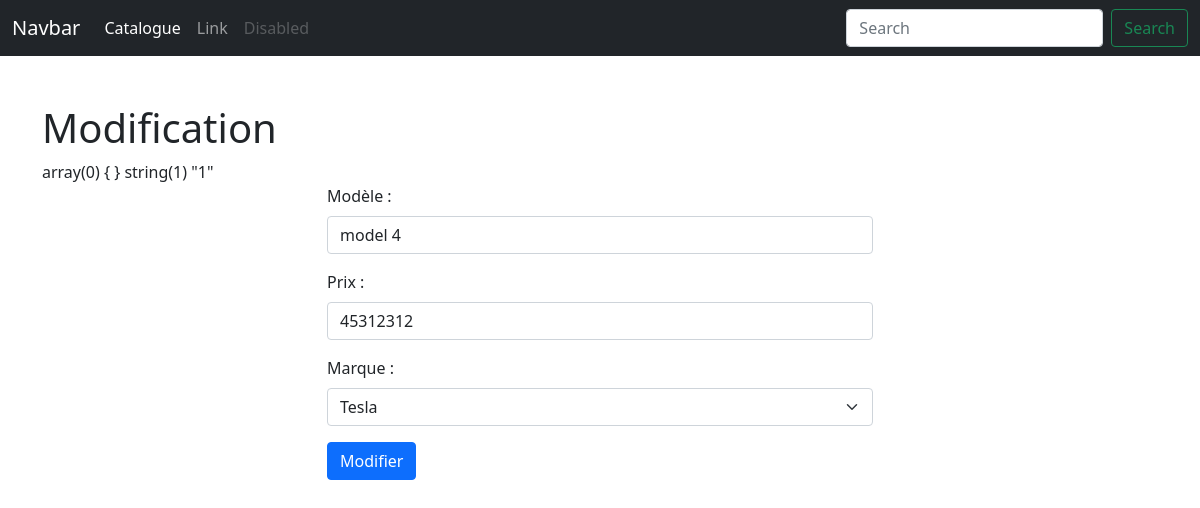
The page /voitures/updateCar/1 on the database its author committed.
### tables this page shows
CREATE TABLE IF NOT EXISTS `voiture` (
  `id` int(11) NOT NULL AUTO_INCREMENT,
  `voit_prix` int(11) NOT NULL,
  `voit_model` varchar(50) NOT NULL,
  `marque_id` int(11) NOT NULL,
  PRIMARY KEY (`id`),
  KEY `marque_id` (`marque_id`),
  CONSTRAINT `voiture_ibfk_1` FOREIGN KEY (`marque_id`) REFERENCES `marque` (`id`)
);

CREATE TABLE IF NOT EXISTS `marque` (
  `id` int(11) NOT NULL AUTO_INCREMENT,
  `marque_nom` varchar(50) NOT NULL,
  PRIMARY KEY (`id`)
);

### app/AbstractController.php (called while the page is built, shortened)
<?php
abstract class AbstractController
{
    public function loadModel(string $model)
    {
        return new $model();
    }
    public function render(string $file, array $data = [])
    {
        extract($data);
        require_once(ROOT . '/views/' . strtolower(get_class($this)) . '/' . $file . '.php');
        require_once(ROOT . '/views/layout/default.php');
    }
}

### controllers/Voitures.php (called while the page is built, shortened)
<?php
class Voitures extends AbstractController
{
    public function updateCar($id)
    {
        $formError = [];
        $success = '';
        $car = $this->loadModel('Voiture');
        $brand = $this->loadModel('Marque');
        $allBrand = $brand->getAll();
        $oneCar = $car->getOneCarById($id);
        $this->render('updateCar', [
            'voiture' => $oneCar,
            'marques' => $allBrand,
            'error' => $formError,
            'success' => $success
        ]);
    }
}

### app/Model.php (called while the page is built, shortened)
<?php
abstract class Model
{
    private string $host = 'localhost:3306';
    private string $user = 'root';
    private string $password = 'root';
    private string $dbname = 'garage';
    protected $_con;
    public string $table;
    public function getConnection()
    {
        $this->_con = null;
        try {
            $this->_con = new PDO('mysql:host=' . $this->host . ';dbname=' . $this->dbname, $this->user, $this->password);
            $this->_con->exec('set names utf8');
        } catch (PDOException $exception) {
            echo 'Erreur :' . $exception->getMessage();
        }
    }
    public function getAll() {
        $query = 'SELECT * FROM ' . $this->table;
        $result = $this->_con->prepare($query);
        $result->execute();
        return $result->fetchAll(PDO::FETCH_OBJ);
    }
}

### model/Voiture.php (called while the page is built, shortened)
<?php
class Voiture extends VoituresEntity
{
    public function __construct()
    {
        $this->table = 'voiture';
    }
    public function getOneCarById($id)
    {
        $query = 'SELECT ' . $this->table . '.`id`, `voit_prix`, `voit_model`, `marque_nom`, `marque_id` FROM ' . $this->table . ' INNER JOIN `marque` ON ' . $this->table . '.`marque_id` = `marque`.`id` WHERE ' . $this->table . '.`id` = :id';
        $result = $this->_con->prepare($query);
        $result->bindValue(':id', $id, PDO::PARAM_INT);
        $result->execute();
        return $result->fetch(PDO::FETCH_OBJ);
    }
}

### model/Marque.php (called while the page is built, shortened)
<?php
class Marque extends Model
{
    public function __construct()
    {
        $this->table = 'marque';
    }
}

### views/voitures/updateCar.php (the view, shortened to what this page needs)
<div class="container">
    <div class="row mt-5">
        <div class="col-sm-12">
            <h1>Modification</h1>
        </div>
    </div>
    <?php
    var_dump($_POST);
    var_dump($voiture->id);
        ?>
    <div class="row">
        <div class="col-sm-6 offset-sm-3">
            <form action="/voitures/updateCar/<?= $voiture->id ?>" method="post">
                <div class="mb-3">
                    <label for="model" class="form-label">Modèle :</label>
                    <input type="text" class="form-control" id="model" value="<?= isset($_POST['model']) ? $_POST['model'] : $voiture->voit_model ?>" name="model">
                </div>
                <div class="mb-3">
                    <label for="price" class="form-label">Prix :</label>
                    <input type="text" class="form-control" id="price" value="<?= isset($_POST['price']) ? $_POST['price'] : $voiture->voit_prix ?>" name="price">
                </div>
                <div class="mb-3">
                    <label for="brand" class="form-label">Marque :</label>
                    <select class="form-select" aria-label="Default select example" id="brand" name="brand">
                        <?php
                        foreach ($marques as $marque) {
                            ?>
                            <option value="<?= $marque->id ?>" <?= $marque->id == $voiture->marque_id ? 'selected' : '' ?>><?= $marque->marque_nom ?></option>
                            <?php
                        }
                        ?>
                    </select>
                </div>
                <button type="submit" class="btn btn-primary" name="update" value="update">Modifier</button>
            </form>
        </div>
    </div>
</div>

### rows shown on the page
voiture: model "model 4", price "45312312", brand "Tesla"

### other values the page prints
$content "array(0) { } string(1) \"1\""
